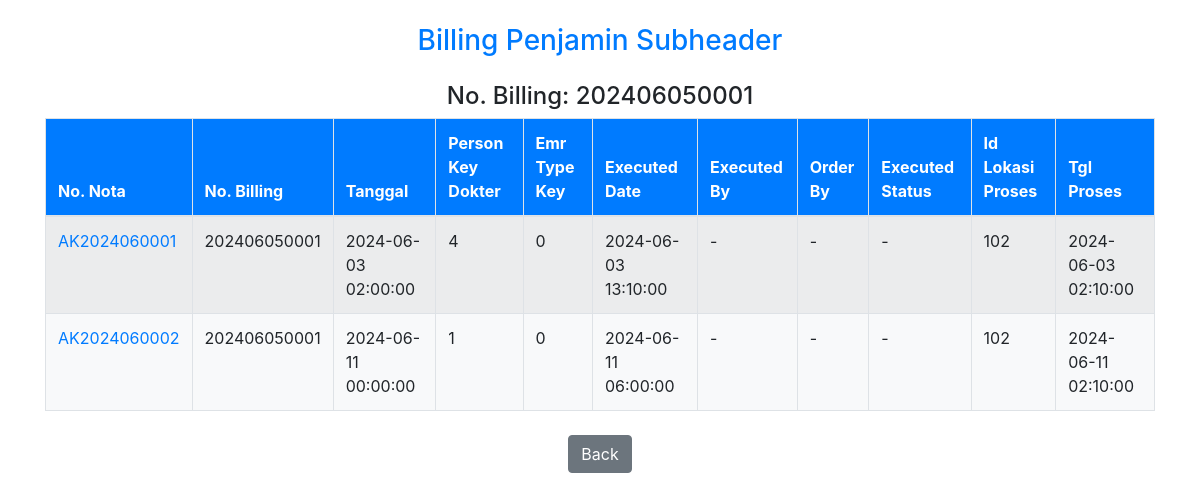
/billing/billingpenjaminsubheader.php?NoBilling=202406050001, run on the app's committed database.
### tables this page shows
CREATE TABLE `billingpenjaminsubheader` (
  `NoReferensi` varchar(100) NOT NULL,
  `PartnerKeyReferal` int(11) NOT NULL,
  `NoBilling` varchar(100) NOT NULL,
  `Tanggal` datetime NOT NULL,
  `PersonKeyDokter` int(11) NOT NULL,
  `EmrTypekey` int(11) NOT NULL,
  `ExecutedDate` datetime NOT NULL,
  `ExecutedBy` varchar(100) NOT NULL,
  `OrderBy` varchar(100) NOT NULL,
  `ExecutedStatus` varchar(100) NOT NULL,
  `IdLokasiProses` int(11) NOT NULL,
  `TglProses` datetime NOT NULL
);

### billing/billingpenjaminsubheader.php (the view, shortened to what this page needs)
<?php
include_once("../koneksi.php");
$NoBilling = $_GET['NoBilling'];
$result = mysqli_query($mysqli, "
    SELECT
        billingpenjaminsubheader.NoReferensi,
        billingpenjaminsubheader.NoBilling,
        billingpenjaminsubheader.Tanggal,
        billingpenjaminsubheader.PersonKeyDokter,
        billingpenjaminsubheader.EmrTypeKey,
        billingpenjaminsubheader.ExecutedDate,
        billingpenjaminsubheader.ExecutedBy,
        billingpenjaminsubheader.OrderBy,
        billingpenjaminsubheader.ExecutedStatus,
        billingpenjaminsubheader.IdLokasiProses,
        billingpenjaminsubheader.TglProses
    FROM
        billingpenjaminsubheader
    WHERE
        NoBilling = '$NoBilling'
");
?>
<!DOCTYPE html>
<html lang="en">
<head>
    <link rel="stylesheet" href="../assets/bootstrap-4.6.2/css/bootstrap.min.css">
</head>
<body>
    <div class="container mt-4">
        <h3 class="text-center mb-4 text-primary">Billing Penjamin Subheader</h3>
        <h4 class="text-center">No. Billing: <?php echo $NoBilling; ?></h4>
        <table class="table table-striped table-bordered">
            <thead class="bg-primary text-white">
                <tr>
                    <th>No. Nota</th>
                    <th>No. Billing</th>
                    <th>Tanggal</th>
                    <th>Person Key Dokter</th>
                    <th>Emr Type Key</th>
                    <th>Executed Date</th>
                    <th>Executed By</th>
                    <th>Order By</th>
                    <th>Executed Status</th>
                    <th>Id Lokasi Proses</th>
                    <th>Tgl Proses</th>
                </tr>
            </thead>
            <tbody class="bg-light">
                <?php
                while ($billingpenjaminsubheader = mysqli_fetch_array($result)) {
                    echo '<tr>';
                    echo "<td><a href='billingpenjamindetail.php?NoReferensi=" . $billingpenjaminsubheader['NoReferensi'] . "'>" . $billingpenjaminsubheader['NoReferensi'] . "</a></td>";
                    echo "<td>" . ($billingpenjaminsubheader['NoBilling']) . "</td>";
                    echo "<td>" . ($billingpenjaminsubheader['Tanggal']) . "</td>";
                    echo "<td>" . ($billingpenjaminsubheader['PersonKeyDokter']) . "</td>";
                    echo "<td>" . ($billingpenjaminsubheader['EmrTypeKey']) . "</td>";
                    echo "<td>" . ($billingpenjaminsubheader['ExecutedDate']) . "</td>";
                    echo "<td>" . ($billingpenjaminsubheader['ExecutedBy']) . "</td>";
                    echo "<td>" . ($billingpenjaminsubheader['OrderBy']) . "</td>";
                    echo "<td>" . ($billingpenjaminsubheader['ExecutedStatus']) . "</td>";
                    echo "<td>" . ($billingpenjaminsubheader['IdLokasiProses']) . "</td>";
                    echo "<td>" . ($billingpenjaminsubheader['TglProses']) . "</td>";
                    echo '</tr>';
                }
                ?>
            </tbody>
        </table>
        <div class="text-center mt-4">
            <a href="index.php" class="btn btn-secondary">Back</a>
        </div>
    </div>
</body>
</html>

### data on the page
billingpenjaminsubheader: NoReferensi "AK2024060001", NoBilling "202406050001", Tanggal "2024-06-03 02:00:00", PersonKeyDokter "4", EmrTypekey "0", ExecutedDate "2024-06-03 13:10:00", ExecutedBy "-", OrderBy "-", ExecutedStatus "-", IdLokasiProses "102", TglProses "2024-06-03 02:10:00"
billingpenjaminsubheader: NoReferensi "AK2024060002", NoBilling "202406050001", Tanggal "2024-06-11 00:00:00", PersonKeyDokter "1", EmrTypekey "0", ExecutedDate "2024-06-11 06:00:00", ExecutedBy "-", OrderBy "-", ExecutedStatus "-", IdLokasiProses "102", TglProses "2024-06-11 02:10:00"

### other printed values
$NoBilling "202406050001"
